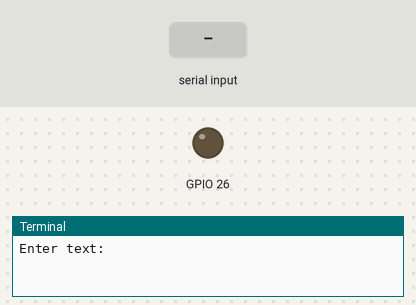
A program run on a simulated Raspberry Pi (BCM pin numbers). Shown: output pins drawn as LEDs (lit = HIGH), the last lines printed to the terminal. Dashed ring = blinking. The test bench sets the inputs (shaded band). At 2.1 s the program stops and its outputs stay as they are.

Above: at 1.2 s.
1.3 s: "200" typed at the terminal, then Enter
At 1.46 s:
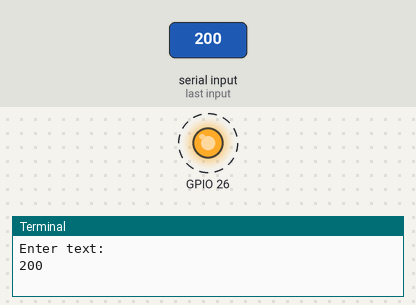
Timing chart, 0 to 3.6 s (numbered marks = the images above; inputs shaded):
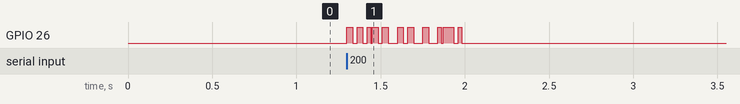

The program:

send.py
```python
#! /usr/bin/env python3

import time
import atexit

import RPi.GPIO as gpio


T = 0.015


class Sender:
    def __init__(self, data_chan: int):
        #self._sync_chan: int = sync_chan
        self._data_chan: int = data_chan
        gpio.setmode(gpio.BCM)
        #gpio.setup(sync_chan, gpio.OUT)
        #gpio.output(self._sync_chan, 0)
        gpio.setup(data_chan, gpio.OUT)
        gpio.output(self._data_chan, 0)

    def __del__(self):
        #gpio.output(self._sync_chan, 0)
        gpio.output(self._data_chan, 0)
        print("Sender disposed.")

    def _send_sync(self):
        gpio.output(self._sync_chan, 0)
        time.sleep(0.05)
        gpio.output(self._sync_chan, 1)
        time.sleep(0.05)
        gpio.output(self._sync_chan, 0)

    # def send(self, b):
    #     self._send_sync()
    #     word = f"{b:08b}"
    #     for ch in word:
    #         gpio.output(self._data_chan, int(ch))
    #         print(int(ch))
    #         time.sleep(0.05)
    #     print()

    def send_bit(self, ch):
        if int(ch) == 0:
            gpio.output(26, gpio.HIGH)
            time.sleep(T/3)
            gpio.output(26, gpio.LOW)
            time.sleep(2*T/3)
        elif int(ch) == 1:
            gpio.output(26, gpio.HIGH)
            time.sleep(2*T/3)
            gpio.output(26, gpio.LOW)
            time.sleep(T/3)
        else:
            raise RuntimeError("Unreachable")

    def send_sync(self):
        gpio.output(26, gpio.HIGH)
        time.sleep(1.5*T)
        gpio.output(26, gpio.LOW)
        time.sleep(T/2)

    def send(self, b):
        self.send_sync()
        word = f"{b:08b}"
        for ch in word:
            self.send_bit(ch)
        # print()

    def send_str(self, s: str):
        for ch in s:
            self.send(ord(ch))


def main():
    atexit.register(gpio.cleanup)

    # SYNC_CHAN = 22
    DATA_CHAN = 26

    s = input("Enter text: ")
    sender = Sender(DATA_CHAN)
    sender.send_str(f"{s}\x0b ")
    # sender.send(5)
    # sender.send(9)
    # sender.send(100)
    # sender.send(254)
    # sender.send(5)
    # sender.send(9)
    # sender.send(100)
    # sender.send(254)
    # sender.send(5)
    # sender.send(9)
    # sender.send(100)
    # sender.send(254)


if __name__ == "__main__":
    main()
```

Measured:
- after the input at 1.3 s, GPIO 26: alternates HIGH for 0.04 s and LOW for 0.03 s, 22 changes in all, then stays LOW, starting at once
